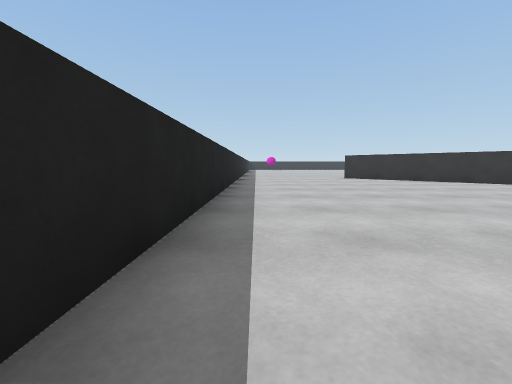
View 1 (above)

18 first-person views from a walk through a 3-D level made in the Unity game engine. The camera is 0.58 m above the floor, tilts 6° down and sees 90° across. The floor is counted in squares, 1 m on a side. Each view is taken from the middle of a square. On the plan, view 1 faces up. The plan holds only what a view shows up to about 9 squares ahead; the rest is blank. The place goes on beyond the plan. The player is left out.

View 2
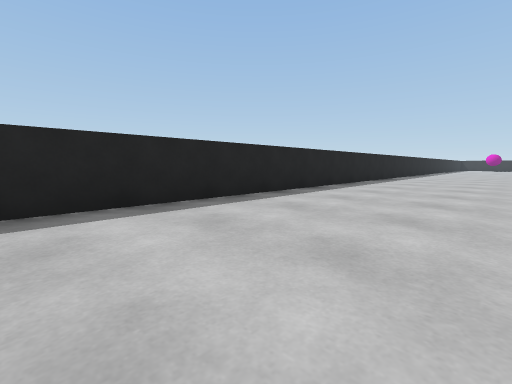

View 3
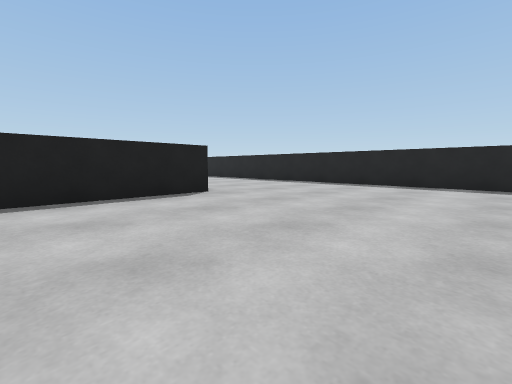

View 4
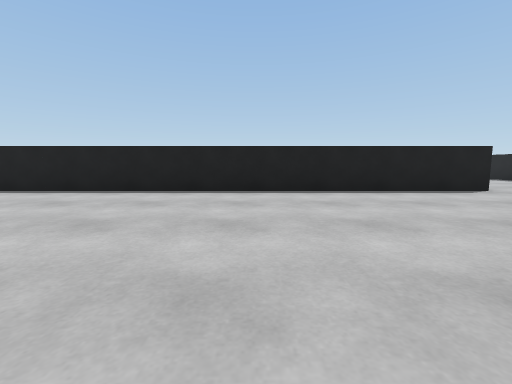

View 5
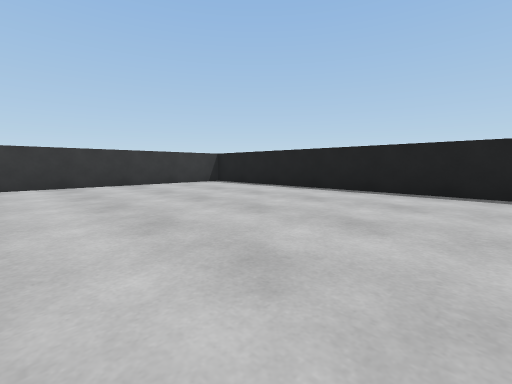

View 6
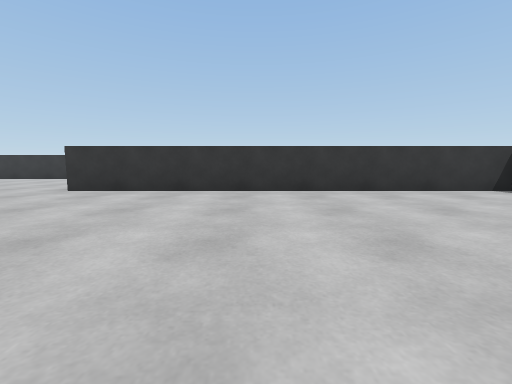

View 7
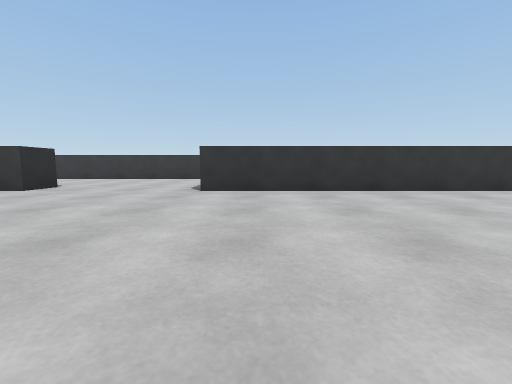

View 8
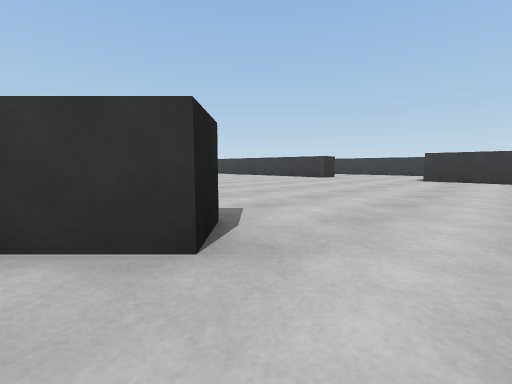

View 9
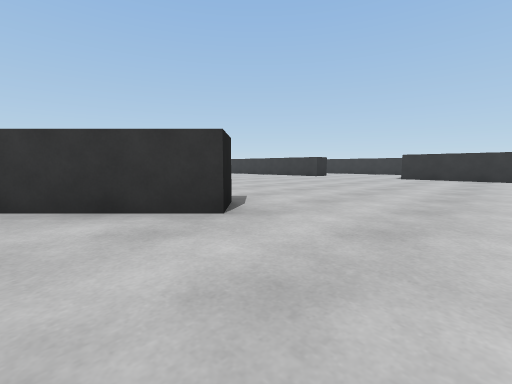

View 10
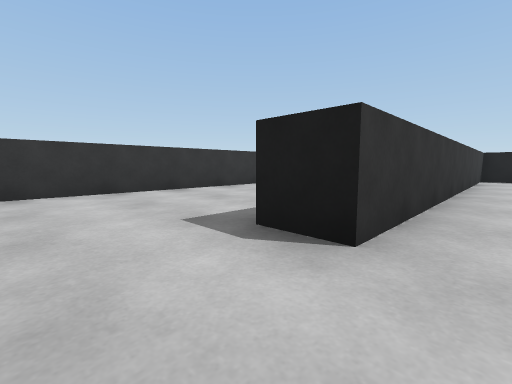

View 11
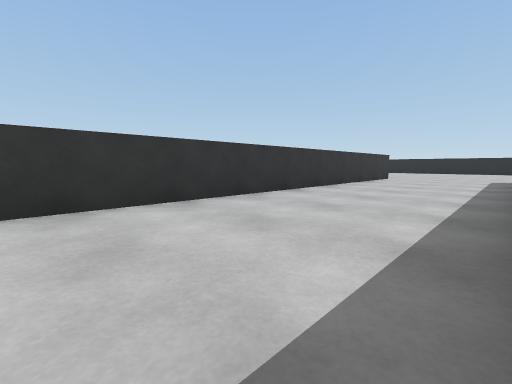

View 12
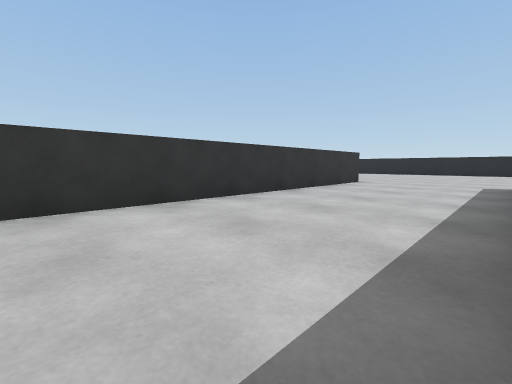

View 13
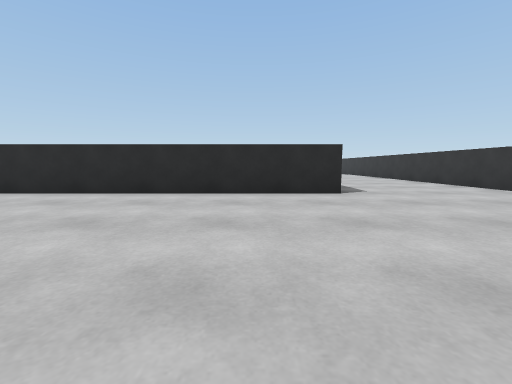

View 14
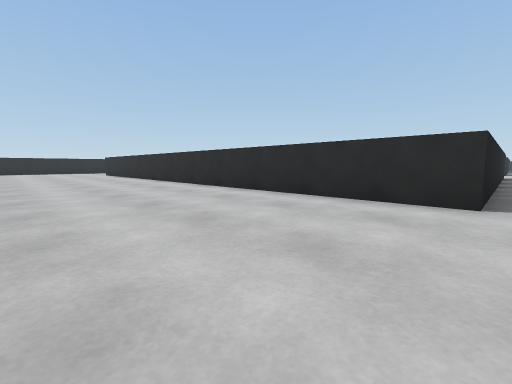

View 15
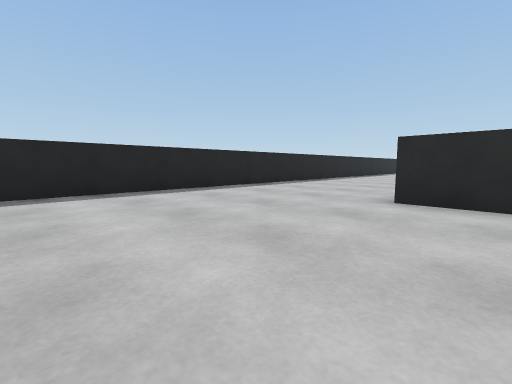

View 16
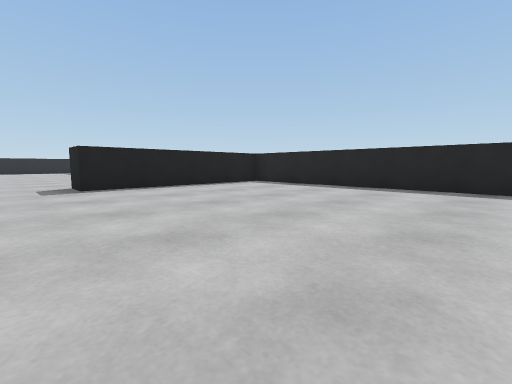

View 17
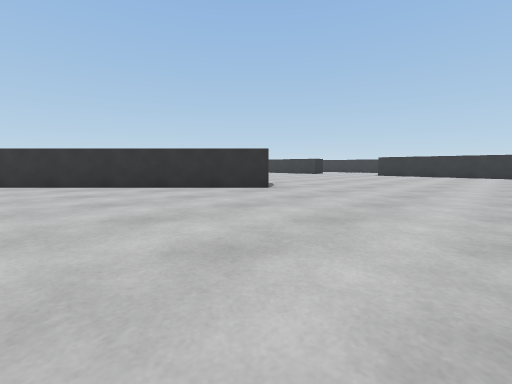

View 18
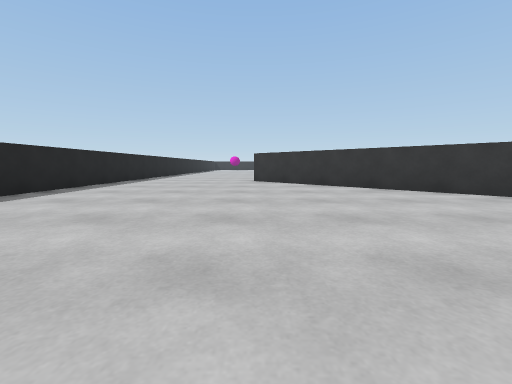

### Floor plan
Points are (right, up) in squares from view 1. A wall is a line through its corners. A room is listed if a view was taken in it or the views show most of it. See-through windows are left out.
Room 1 (views 1, 2, 3, 4, 5, 6, 7, 8, 9, 10, 17, 18)
walls: (9.7, 7.2) (8.9, 6.4) (6, 9.3); (3.6, -2.8) (18.7, -2.8) (18.7, 7.2); (-0.7, 9.5) (-0.7, -4.4)
ways out: opening at (1.5, -4.8) to room 2; opening at (19, 8.5) to room 2
Room 2 (views 11, 12, 13, 14, 15, 16)
walls: (5.1, -3.7) (3.8, -3.7); (-0.1, -12.7) (4.7, -12.7) (4.7, -13.8); (23.7, -3.8) (23.7, 9.1); (-0.7, -4.4) (-0.7, -12.1); (19.8, 4.1) (19.8, -3.7) (11.4, -3.7); (18.7, 7.2) (19.8, 7.2)
ways out: opening at (1.5, -4.8) to room 1; opening at (19, 8.5) to room 1

Where each view was taken, in squares from view 1:
view 1: 0 up, 0 right, facing up
view 2: 1 down, 3 right, facing up-left
view 3: 2 up, 7 right, facing down-left
view 4: 3 up, 9 right, facing down
view 5: 3 up, 11 right, facing down-right
view 6: 3 up, 13 right, facing right
view 7: 6 up, 13 right, facing right
view 8: 5 up, 8 right, facing up-right
view 9: 4 up, 7 right, facing up-right
view 10: 9 up, 18 right, facing down-right
view 11: 8 up, 20 right, facing down-right
view 12: 5 up, 20 right, facing down-right
view 13: 9 down, 18 right, facing up
view 14: 8 down, 20 right, facing up-left
view 15: 8 down, 5 right, facing up-left
view 16: 6 down, 6 right, facing down-left
view 17: 2 up, 4 right, facing up-right
view 18: 2 up, 4 right, facing up
